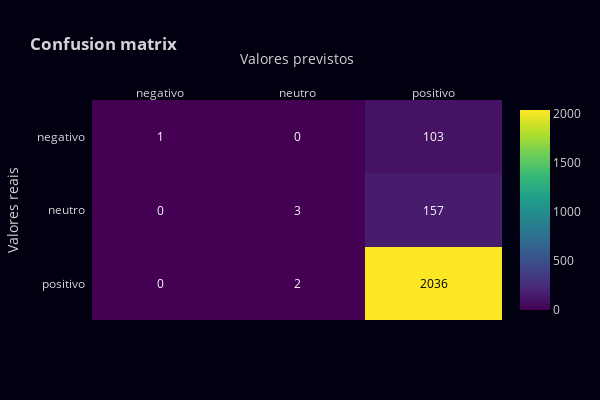

Source (notebook cell):
### Markdown cell above
##### 5.2) SVM

O algoritmo Support Vector Machine traça uma reta e tenta separar linearmente e classificar o conjunto de dados. O algoritmo tenta encontrar a reta que tenha maior distância dentre as classes prevista.<br/>

Para aplicar o SVC em conjuntos de dados não linearmente separáveis é necessário configurar o parâmetro Kernel. Este parâmetro é responsável por traçar não somente retas, mas também outros tipos de linhas no conjunto de dados.

### Code cell
pipe = Pipeline([
    ('bow', CountVectorizer()), 
    ('tfid', TfidfTransformer()),  
    ('model', SVC(decision_function_shape='ovo'))
])

# Treiamento do modelo
pipe.fit(x_train, y_train)

# Realização das previsões
y_pred_class = pipe.predict(x_test)
y_pred_train = pipe.predict(x_train)

#Visualizando os resultados
resultadosSVM = round(metrics.accuracy_score(y_test, y_pred_class) * 100, 2)
print('Acurácia do treinamento: {}%'.format(round(metrics.accuracy_score(y_train, y_pred_train) * 100, 2)))
print('Acurácia dos testes: {}%'.format(resultadosSVM))


#Salvando resultado
resultado = {
    'MÉTODO': 'SVM',
    'ACURÁCIA': resultadosSVM
}
lista_resultados.append(resultado)

conf_matrix(metrics.confusion_matrix(y_test, y_pred_class))

### Figure 1 — Plotly figure (JSON) as saved in the notebook; plotly's stock layout.template omitted (floating-point values rounded to 4 significant figures)
{"data": [{"colorscale": [[0, "#440154"], [0.1111, "#482878"], [0.2222, "#3e4989"], [0.3333, "#31688e"], [0.4444, "#26828e"], [0.5556, "#1f9e89"], [0.6667, "#35b779"], [0.7778, "#6ece58"], [0.8889, "#b5de2b"], [1, "#fde725"]], "reversescale": false, "showscale": true, "type": "heatmap", "x": ["negativo", "neutro", "positivo"], "y": ["positivo", "neutro", "negativo"], "z": [[0, 2, 2036], [0, 3, 157], [1, 0, 103]]}], "layout": {"annotations": [{"font": {"color": "#FFFFFF"}, "showarrow": false, "text": "0", "x": "negativo", "xref": "x", "y": "positivo", "yref": "y"}, {"font": {"color": "#FFFFFF"}, "showarrow": false, "text": "2", "x": "neutro", "xref": "x", "y": "positivo", "yref": "y"}, {"font": {"color": "#000000"}, "showarrow": false, "text": "2036", "x": "positivo", "xref": "x", "y": "positivo", "yref": "y"}, {"font": {"color": "#FFFFFF"}, "showarrow": false, "text": "0", "x": "negativo", "xref": "x", "y": "neutro", "yref": "y"}, {"font": {"color": "#FFFFFF"}, "showarrow": false, "text": "3", "x": "neutro", "xref": "x", "y": "neutro", "yref": "y"}, {"font": {"color": "#FFFFFF"}, "showarrow": false, "text": "157", "x": "positivo", "xref": "x", "y": "neutro", "yref": "y"}, {"font": {"color": "#FFFFFF"}, "showarrow": false, "text": "1", "x": "negativo", "xref": "x", "y": "negativo", "yref": "y"}, {"font": {"color": "#FFFFFF"}, "showarrow": false, "text": "0", "x": "neutro", "xref": "x", "y": "negativo", "yref": "y"}, {"font": {"color": "#FFFFFF"}, "showarrow": false, "text": "103", "x": "positivo", "xref": "x", "y": "negativo", "yref": "y"}], "height": 400, "title": {"text": "<b>Confusion matrix</b>"}, "width": 600, "xaxis": {"dtick": 1, "gridcolor": "rgb(0, 0, 0)", "side": "top", "ticks": "", "title": {"text": "Valores previstos"}}, "yaxis": {"dtick": 1, "ticks": "", "ticksuffix": "  ", "title": {"text": "Valores reais"}}}}
